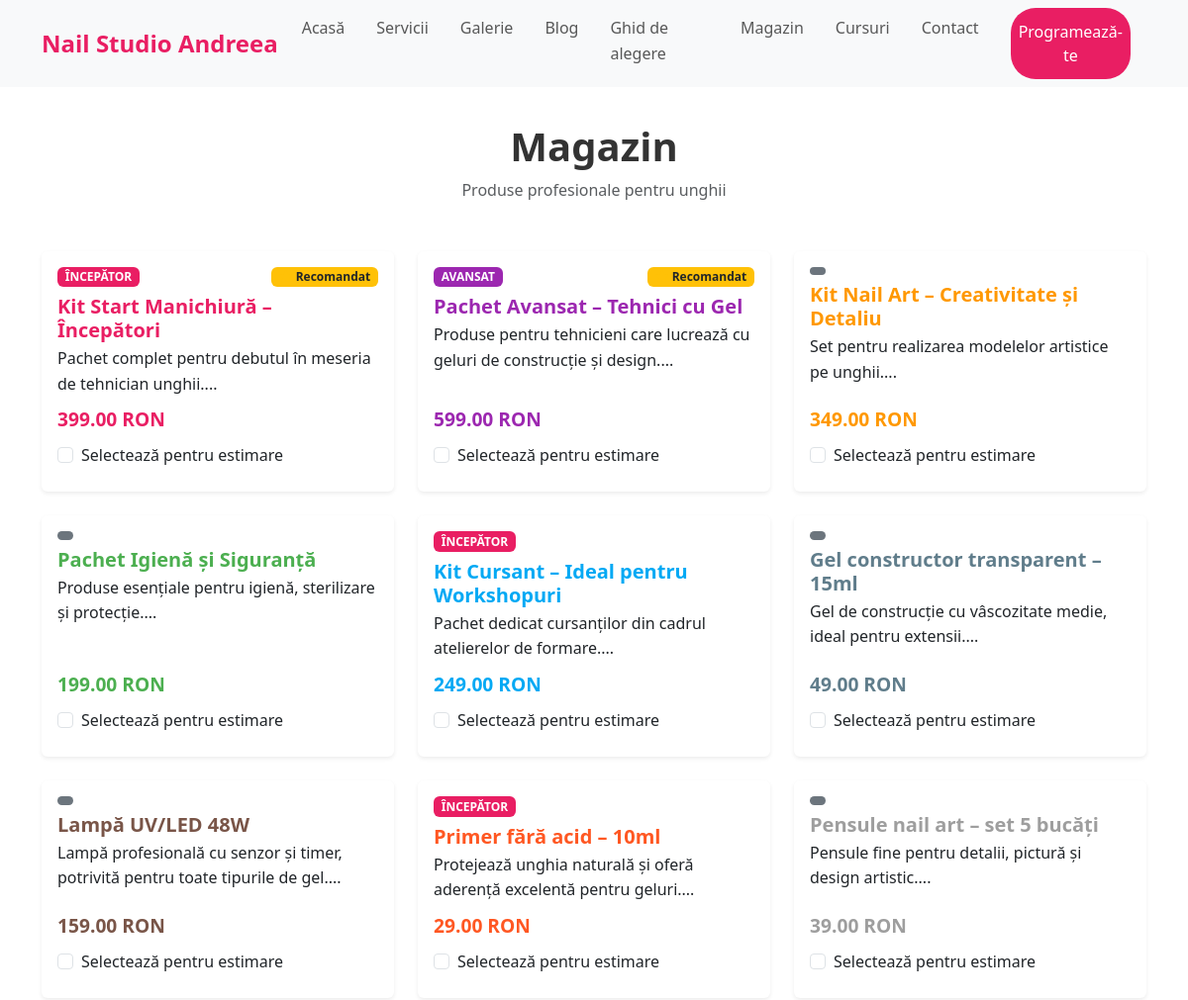
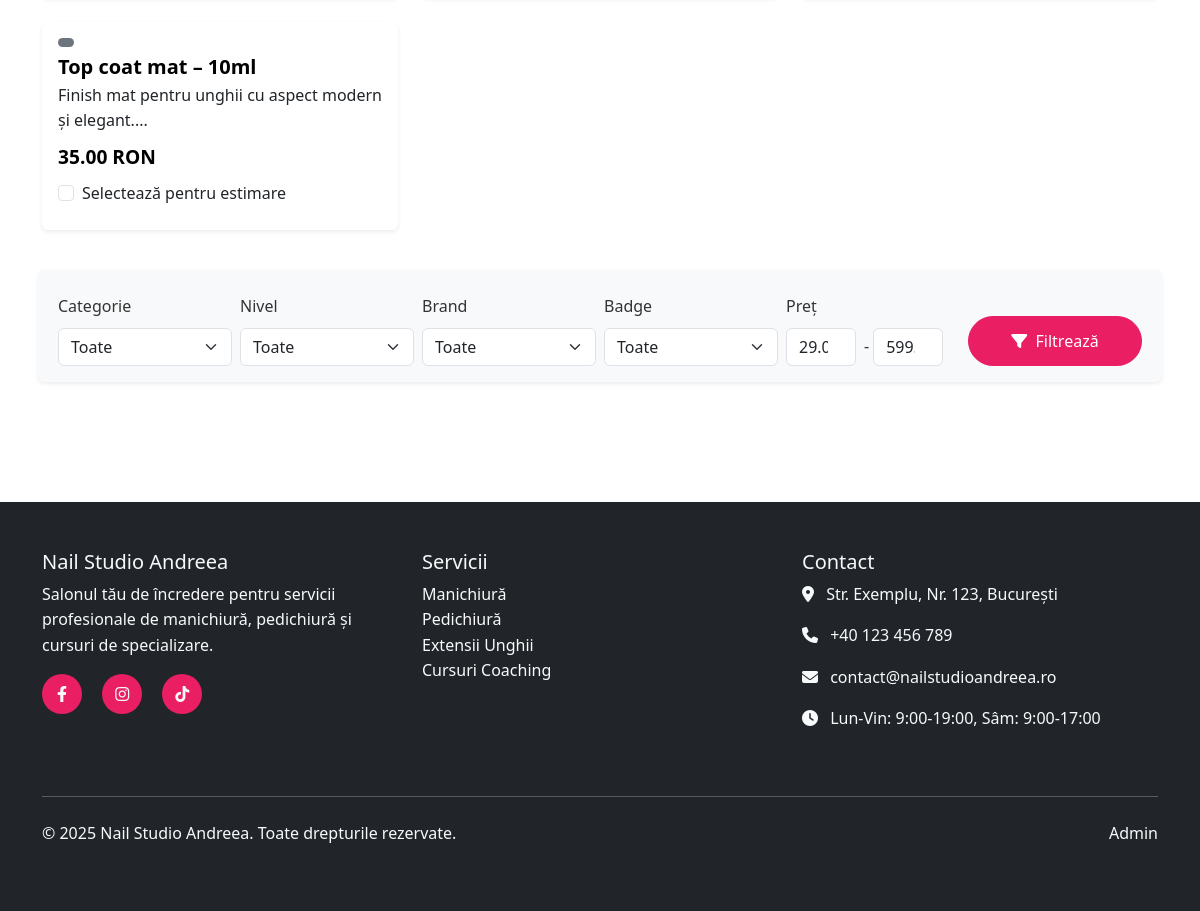
/products.php, run on the app's committed database (2 pictures, top to bottom).
### tables this page shows
CREATE TABLE IF NOT EXISTS products (
    id INT AUTO_INCREMENT PRIMARY KEY,
    slug VARCHAR(100) UNIQUE NOT NULL,
    title VARCHAR(200) NOT NULL,
    description TEXT,
    content_list TEXT,
    meta_title VARCHAR(200),
    meta_description VARCHAR(255),
    meta_keywords VARCHAR(255),
    image VARCHAR(255),
    category VARCHAR(50),
    level ENUM('începător','avansat','profesional') DEFAULT 'începător',
    brand VARCHAR(100),
    accent_color VARCHAR(20),
    badge_recommended BOOLEAN DEFAULT FALSE,
    tutorial_link VARCHAR(255),
    price DECIMAL(10,2) NOT NULL,
    status ENUM('draft','publicat') DEFAULT 'draft',
    is_active BOOLEAN DEFAULT TRUE,
    created_at TIMESTAMP DEFAULT CURRENT_TIMESTAMP,
    updated_at TIMESTAMP DEFAULT CURRENT_TIMESTAMP ON UPDATE CURRENT_TIMESTAMP
);

### includes/functions.php (called while the page is built, shortened)
<?php
require_once 'config.php';
function get_shop_enabled() {
    global $conn;
    if ($conn->query("SHOW TABLES LIKE 'settings'")->num_rows) {
        $result = $conn->query("SELECT value FROM settings WHERE name = 'shop_enabled' LIMIT 1");
        if ($row = $result->fetch_assoc()) {
            return $row['value'] == '1';
        }
    }
    return true;
}
?>

### products.php (the view, shortened to what this page needs)
<?php
require_once 'includes/config.php';
require_once 'includes/functions.php';
$min_price = $max_price = 0;
$res = $conn->query("SELECT DISTINCT category, level, brand, price FROM products WHERE is_active = 1");
while ($r = $res->fetch_assoc()) {
    if ($min_price == 0 || $r['price'] < $min_price) $min_price = $r['price'];
    if ($r['price'] > $max_price) $max_price = $r['price'];
}
$filter_min_price = isset($_GET['min_price']) ? floatval($_GET['min_price']) : $min_price;
$filter_max_price = isset($_GET['max_price']) ? floatval($_GET['max_price']) : $max_price;
$sql = "SELECT * FROM products WHERE is_active = 1";
if ($filter_min_price > 0) $sql .= " AND price>=".$filter_min_price;
if ($filter_max_price > 0) $sql .= " AND price<=".$filter_max_price;
$sql .= " ORDER BY created_at DESC";
$result = $conn->query($sql);
include 'includes/header.php';
?>
<div class="container py-5">
    <div class="text-center mb-5">
        <h1 class="fw-bold">Magazin</h1>
        <p class="text-muted">Produse profesionale pentru unghii</p>
    </div>
    <form id="estimateForm" class="mb-4">
        <div class="row">
            <?php if ($result->num_rows > 0): ?>
                <?php while ($row = $result->fetch_assoc()): ?>
                    <div class="col-lg-4 col-md-6 mb-4">
                        <div class="card h-100 shadow-sm border-0" style="border-top: 6px solid <?= htmlspecialchars($row['accent_color'] ?? '#e91e63'); ?>;">
                            <div class="card-body d-flex flex-column">
                                <div class="d-flex justify-content-between align-items-center mb-2">
                                    <span class="badge <?= strtolower($row['level']) === 'începător' ? 'beginner' : (strtolower($row['level']) === 'cursant' ? 'student' : (strtolower($row['level']) === 'avansat' ? 'advanced' : (strtolower($row['level']) === 'creativ' ? 'creative' : (strtolower($row['level']) === 'igienă' ? 'hygiene' : 'bg-secondary')))); ?> text-uppercase">
                                        <?= htmlspecialchars($row['level']); ?>
                                    </span>
                                    <?php if ($row['badge_recommended']): ?>
                                        <span class="badge bg-warning text-dark"><i class="fas fa-star"></i> Recomandat</span>
                                    <?php endif; ?>
                                </div>
                                <h5 class="card-title mb-1 fw-bold" style="color:<?= htmlspecialchars($row['accent_color'] ?? '#e91e63'); ?>;">
                                    <?= htmlspecialchars($row['title']); ?>
                                </h5>
                                <p class="card-text flex-grow-1 mb-2"><?= htmlspecialchars(mb_substr(strip_tags($row['description']),0,120)) . '...'; ?></p>
                                <div class="fw-bold mb-2" style="color:<?= htmlspecialchars($row['accent_color'] ?? '#e91e63'); ?>;font-size:1.2rem;">
                                    <?= number_format($row['price'],2); ?> RON
                                </div>
                                <div class="form-check mb-2">
                                    <input class="form-check-input product-check" type="checkbox" value="<?= $row['id']; ?>" data-title="<?= htmlspecialchars($row['title']); ?>" data-price="<?= $row['price']; ?>" id="prod<?= $row['id']; ?>">
                                    <label class="form-check-label" for="prod<?= $row['id']; ?>">Selectează pentru estimare</label>
                                </div>
                            </div>
                        </div>
                    </div>
                <?php endwhile; ?>
            <?php endif; ?>
        </div>
    </form>
    <form method="GET" class="row g-2 mb-4 align-items-end bg-light p-3 rounded shadow-sm">
        <div class="col-md-2">
            <label class="form-label">Categorie</label>
            <select name="category" class="form-select">
                <option value="">Toate</option>
            </select>
        </div>
        <div class="col-md-2">
            <label class="form-label">Nivel</label>
            <select name="level" class="form-select">
                <option value="">Toate</option>
            </select>
        </div>
        <div class="col-md-2">
            <label class="form-label">Brand</label>
            <select name="brand" class="form-select">
                <option value="">Toate</option>
            </select>
        </div>
        <div class="col-md-2">
            <label class="form-label">Badge</label>
            <select name="badge" class="form-select">
                <option value="">Toate</option>
            </select>
        </div>
        <div class="col-md-2">
            <label class="form-label">Preț</label>
            <div class="d-flex align-items-center">
                <input type="number" name="min_price" class="form-control me-1" value="<?= htmlspecialchars($filter_min_price) ?>" min="<?= $min_price ?>" max="<?= $max_price ?>" style="width:70px;">
                <span class="mx-1">-</span>
                <input type="number" name="max_price" class="form-control" value="<?= htmlspecialchars($filter_max_price) ?>" min="<?= $min_price ?>" max="<?= $max_price ?>" style="width:70px;">
            </div>
        </div>
        <div class="col-md-2">
            <button type="submit" class="btn btn-primary w-100"><i class="fas fa-filter me-1"></i> Filtrează</button>
        </div>
    </form>
</div>
<?php include 'includes/footer.php'; ?>

### assets/css/style.css (style rules this page uses)
:root { --primary-color: #e91e63; --secondary-color: #f8bbd9; --accent-color: #ad1457; --dark-color: #2c2c2c; --light-color: #f8f9fa; --text-color: #333; }
body { font-family: 'Segoe UI', Tahoma, Geneva, Verdana, sans-serif; line-height: 1.6; color: var(--text-color); }
.btn-primary { background-color: var(--primary-color); border-color: var(--primary-color); }
.card { border: none; transition: transform 0.3s ease, box-shadow 0.3s ease; }
.btn { border-radius: 25px; font-weight: 500; padding: 0.75rem 2rem; transition: all 0.3s ease; }
.fa-star { color: #ffc107; }
.btn { transition: all 0.2s ease-in-out; }

### assets/css/badges.css (style rules this page uses)
.badge.beginner { background-color: #E91E63; color: #fff; }
.badge.advanced { background-color: #9C27B0; color: #fff; }

### data on the page
products: level "ÎNCEPĂTOR", badge_recommended 1 (drawn), title "Kit Start Manichiură – Începători", description "Pachet complet pentru debutul în meseria de tehnician unghii.", price "399.00"
products: level "AVANSAT", badge_recommended 1 (drawn), title "Pachet Avansat – Tehnici cu Gel", description "Produse pentru tehnicieni care lucrează cu geluri de construcție și design.", price "599.00"
products: title "Kit Nail Art – Creativitate și Detaliu", description "Set pentru realizarea modelelor artistice pe unghii.", price "349.00"
products: title "Pachet Igienă și Siguranță", description "Produse esențiale pentru igienă, sterilizare și protecție.", price "199.00"
products: level "ÎNCEPĂTOR", title "Kit Cursant – Ideal pentru Workshopuri", description "Pachet dedicat cursanților din cadrul atelierelor de formare.", price "249.00"
products: title "Gel constructor transparent – 15ml", description "Gel de construcție cu vâscozitate medie, ideal pentru extensii.", price "49.00"
products: title "Lampă UV/LED 48W", description "Lampă profesională cu senzor și timer, potrivită pentru toate tipurile de gel.", price "159.00"
products: level "ÎNCEPĂTOR", title "Primer fără acid – 10ml", description "Protejează unghia naturală și oferă aderență excelentă pentru geluri.", price "29.00"
products: title "Pensule nail art – set 5 bucăți", description "Pensule fine pentru detalii, pictură și design artistic.", price "39.00"
products: title "Top coat mat – 10ml", description "Finish mat pentru unghii cu aspect modern și elegant.", price "35.00"

### other printed values
$footer['brand_title'] "Nail Studio Andreea"
$footer['brand_text'] "Salonul tău de încredere pentru servicii profesionale de manichiură, pedichiură și cursuri de specializare."
$service['label'] "Manichiură"
$service['label'] "Pedichiură"
$service['label'] "Extensii Unghii"
$service['label'] "Cursuri Coaching"
$footer['contact_address'] "Str. Exemplu, Nr. 123, București"
$footer['contact_phone'] "+40 123 456 789"
$footer['contact_email'] "contact@nailstudioandreea.ro"
$footer['contact_hours'] "Lun-Vin: 9:00-19:00, Sâm: 9:00-17:00"
$footer['copyright'] "© 2025 Nail Studio Andreea. Toate drepturile rezervate."
